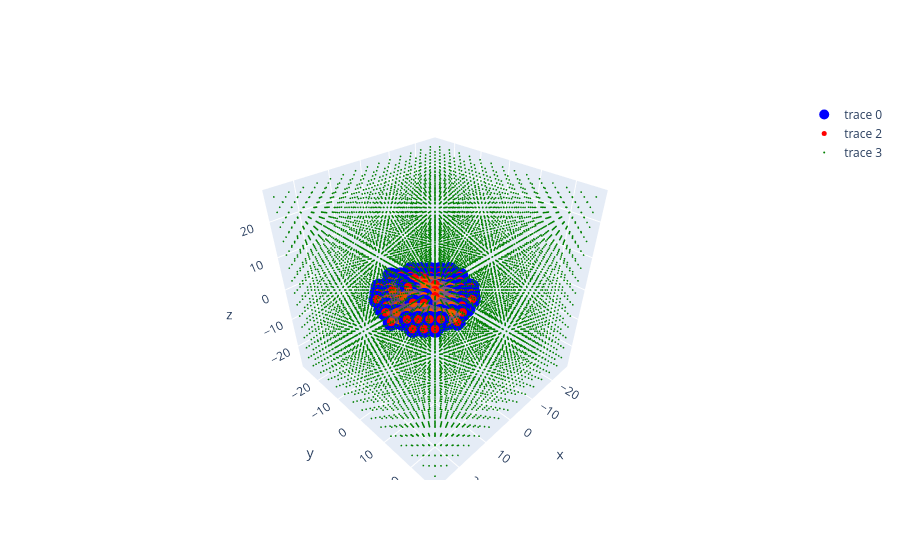

The notebook cell saved with this chart:
### Code cell
import plotly.graph_objects as go
convex_p1,hull,particle=convex_particle(parent2, lattice_big, lc)
xc = particle[hull.vertices]
fig = go.Figure()
fig.add_trace(go.Scatter3d(x=particle[:, 0], 
                        y=particle[:, 1], 
                        z=particle[:, 2], 
                        mode='markers', 
                        marker=dict(size=10, color='blue')))
fig.add_trace(go.Mesh3d(x=xc[:, 0], 
                        y=xc[:, 1], 
                        z=xc[:, 2], 
                        color="orange", 
                        
                        opacity=.5,
                        alphahull=0))
fig.add_trace(go.Scatter3d(x=convex_p1[:, 0],
                        y=convex_p1[:, 1], 
                        z=convex_p1[:, 2], 
                        mode='markers', 
                        marker=dict(size=5, color='red')))
fig.add_trace(go.Scatter3d(x=lattice_big[:, 0],
                        y=lattice_big[:, 1], 
                        z=lattice_big[:, 2], 
                        mode='markers', 
                        marker=dict(size=1, color='green')))
fig
# atoms_p1=Atoms(positions=convex_p1,symbols=['Au']*len(convex_p1))
# view(atoms_p1)

### Figure 1 — Plotly figure (JSON) as saved in the notebook; plotly's stock layout.template omitted (floating-point values rounded to 4 significant figures; data arrays with more than 128 entries replaced by an {"elided": "..."} marker saying what was removed)
{"data": [{"marker": {"color": "blue", "size": 10}, "mode": "markers", "type": "scatter3d", "x": {"elided": "191 float values"}, "y": {"elided": "191 float values"}, "z": {"elided": "191 float values"}}, {"alphahull": 0, "color": "orange", "opacity": 0.5, "type": "mesh3d", "x": [-2.943, -2.943, 6.867, 6.867, 12.75, 12.75, -10.79, -10.79, -8.829, -8.829, -4.905, -4.905, 0.981, 0.981, 2.943, 2.943, 8.829, 8.829, 12.75, 12.75, 14.71, 14.71, -10.79, -10.79, 6.867, -4.905, 0.981, -4.905, -0.981, -2.943, 0.981], "y": [-12.75, 8.829, -12.75, 8.829, -6.867, 2.943, -2.943, -0.981, -8.829, 4.905, -12.75, 8.829, -14.71, 10.79, -14.71, 10.79, -12.75, 8.829, -8.829, 4.905, -2.943, -0.981, -4.905, 0.981, -2.943, -0.981, 4.905, 2.943, 0.981, 4.905, -0.981], "z": [-0.981, -2.943, -2.943, -0.981, -2.943, -0.981, -2.943, -0.981, -2.943, -0.981, -2.943, -0.981, -2.943, -0.981, -0.981, -2.943, -0.981, -2.943, -0.981, -2.943, -0.981, -2.943, -0.981, -2.943, 2.943, -6.867, -6.867, -6.867, -8.829, -6.867, -8.829]}, {"marker": {"color": "red", "size": 5}, "mode": "markers", "type": "scatter3d", "x": {"elided": "215 float values"}, "y": {"elided": "215 float values"}, "z": {"elided": "215 float values"}}, {"marker": {"color": "green", "size": 1}, "mode": "markers", "type": "scatter3d", "x": {"elided": "10976 float values"}, "y": {"elided": "10976 float values"}, "z": {"elided": "10976 float values"}}], "layout": {}}
